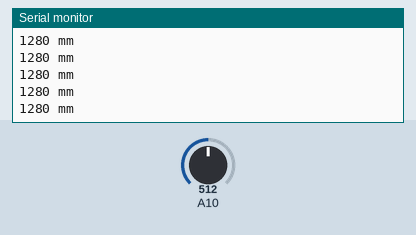
A sketch run on a simulated Arduino Mega 2560, built with avr-gcc and run on an emulated ATmega2560. Parts: the last lines printed to the serial monitor. The test bench sets the inputs (shaded band); at power-on: A10 = 512.

Above: at 1.0 s.
1.1 s: A10 set to 44
At 1.36 s:
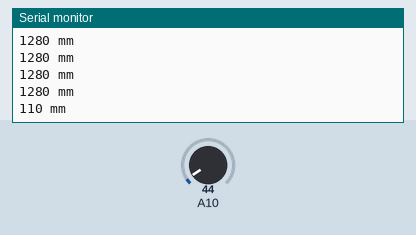
2.6 s: A10 set to 36
At 2.76 s:
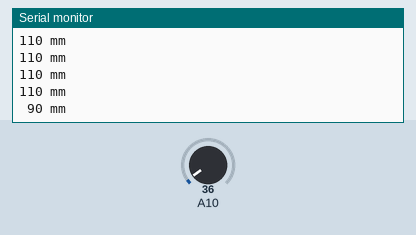
4.5 s: A10 set to 5
At 4.56 s:
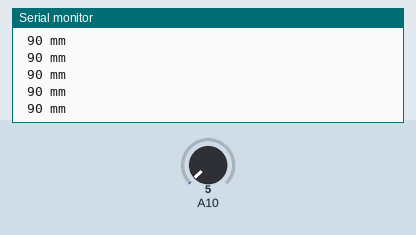
6.0 s: A10 set to 2
At 6.17 s:
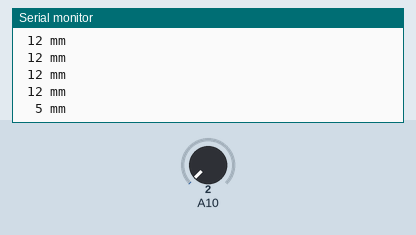

Measured:
- the behaviour switches between 40 and 39 on A10 (found by bisection; images 1 and 2)
- the behaviour switches between 4 and 3 on A10 (found by bisection; images 3 and 4)
- after the input at 1.1 s, the serial monitor: prints a new line after 0.10 s (image 1)
- after the input at 2.6 s, the serial monitor: prints a new line at once (image 2)
- after the input at 6.0 s, the serial monitor: prints a new line at once (image 4)

The sketch:

VL53L0XsAnalog.ino
```cpp
#include "VL53L0XsAnalog.h"

VL53L0XsAnalog lidar; // Lidar object

void setup()
{
	Serial.begin(115200); // Start communication with a computer connected to Arduino via a USB cable

	lidar.add(A10); // Analog input pin (A10), connected to sensor's AN output
	lidar.test(); // Run endless test.
}

void loop() {}

/** If something goes wrong, it will be the best to stop the program.
*/
void error(String message) {
	Serial.print(message);
	while (true)
		;
}
```

VL53L0XsAnalog.cpp
```cpp
#include "VL53L0XsAnalog.h"

/**Add a sensor
@param pin - Analog pin, input for distance reading.
*/
void VL53L0XsAnalog::add(uint8_t pin) {
	if (nextFree >= MAX_VL53L0XS_ANALOG)
		error("Too many lidars.");
	pins[nextFree] = pin;
	nextFree++;
}

/**Distance
@param sensorNumber - Sensor's ordinal number. Each call of function add() assigns an increasing number to the sensor, starting with 0.
@return - Distance in mm.
*/
uint16_t VL53L0XsAnalog::distance(uint8_t sensorNumber){
	if (sensorNumber >= nextFree)
		error("Invalid sensor number");
	const float f = VL53L0XS_MAXIMUM_MM / (float)VL53L0XS_MAXIMUM_ANALOG_READ;
	return (uint16_t)(analogRead(pins[sensorNumber]) * f);
}

/** Print to all serial ports
@param message
@param eol - end of line
*/
void VL53L0XsAnalog::print(String message, bool eol) {
	if (eol) {
		Serial.println(message);
		if (serial != 0)
			serial->println(message);
	}
	else {
		Serial.print(message);
		if (serial != 0)
			serial->print(message);
	}
}

/**Test
@param breakWhen - A function returning bool, without arguments. If it returns true, the test() will be interrupted.
*/
void VL53L0XsAnalog::test(BreakCondition breakWhen) {
	char buffer[30];
	while (breakWhen == 0 || !(*breakWhen)()) {
		for (uint8_t i = 0; i < nextFree; i++) {
			sprintf(buffer, "%3i mm ", distance(i));
			print(buffer);
		}
		print("", true);
		delay(200);
	}
}

/**Constructor
@param hardwareSerial - Serial, Serial1, Serial2,... - an optional serial port, for example for Bluetooth communication
*/
VL53L0XsAnalog::VL53L0XsAnalog(HardwareSerial * hardwareSerial) {
	serial = hardwareSerial;
	nextFree = 0;
}

VL53L0XsAnalog::~VL53L0XsAnalog(){}
```

VL53L0XsAnalog.h
```cpp
#pragma once
#include <Arduino.h>
/**
Purpose: Reading of STM VL53L0X lidars, analog output(s).
@author MRMS team
@version 0.0 2018-12-31
Licence: You can use this code any way you like.
*/

#define MAX_VL53L0XS_ANALOG 8 //Maximum number of sensors.
#define VL53L0XS_MAXIMUM_ANALOG_READ 800 // Change this number according to Your system in order to get exact maximum distance
#define VL53L0XS_MAXIMUM_MM 2000.0 //Maximum distance in mm

typedef bool(*BreakCondition)();

class VL53L0XsAnalog
{
	int nextFree;
	uint8_t pins[MAX_VL53L0XS_ANALOG];
	HardwareSerial * serial; //Additional serial port

	/** Print to all serial ports
	@param message
	@param eol - end of line
	*/
	void print(String message, bool eol = false);

public:
	/**Constructor
	@param hardwareSerial - Serial, Serial1, Serial2,... - an optional serial port, for example for Bluetooth communication
	*/
	VL53L0XsAnalog(HardwareSerial * hardwareSerial = 0);

	~VL53L0XsAnalog();

	/**Add a sensor
	@param pin - Analog pin, input for distance reading.
	*/
	void add(uint8_t pin);

	/**Distance
	@param sensorNumber - Sensor's ordinal number. Each call of function add() assigns an increasing number to the sensor, starting with 0.
	@return - Distance in mm.
	*/
	uint16_t distance(uint8_t sensorNumber = 0);

	/**Test
	@param breakWhen - A function returning bool, without arguments. If it returns true, the test() will be interrupted.
	*/
	void test(BreakCondition breakWhen = 0);
};

//Declaration of error function. Definition is in Your code.
void error(String message);
```
